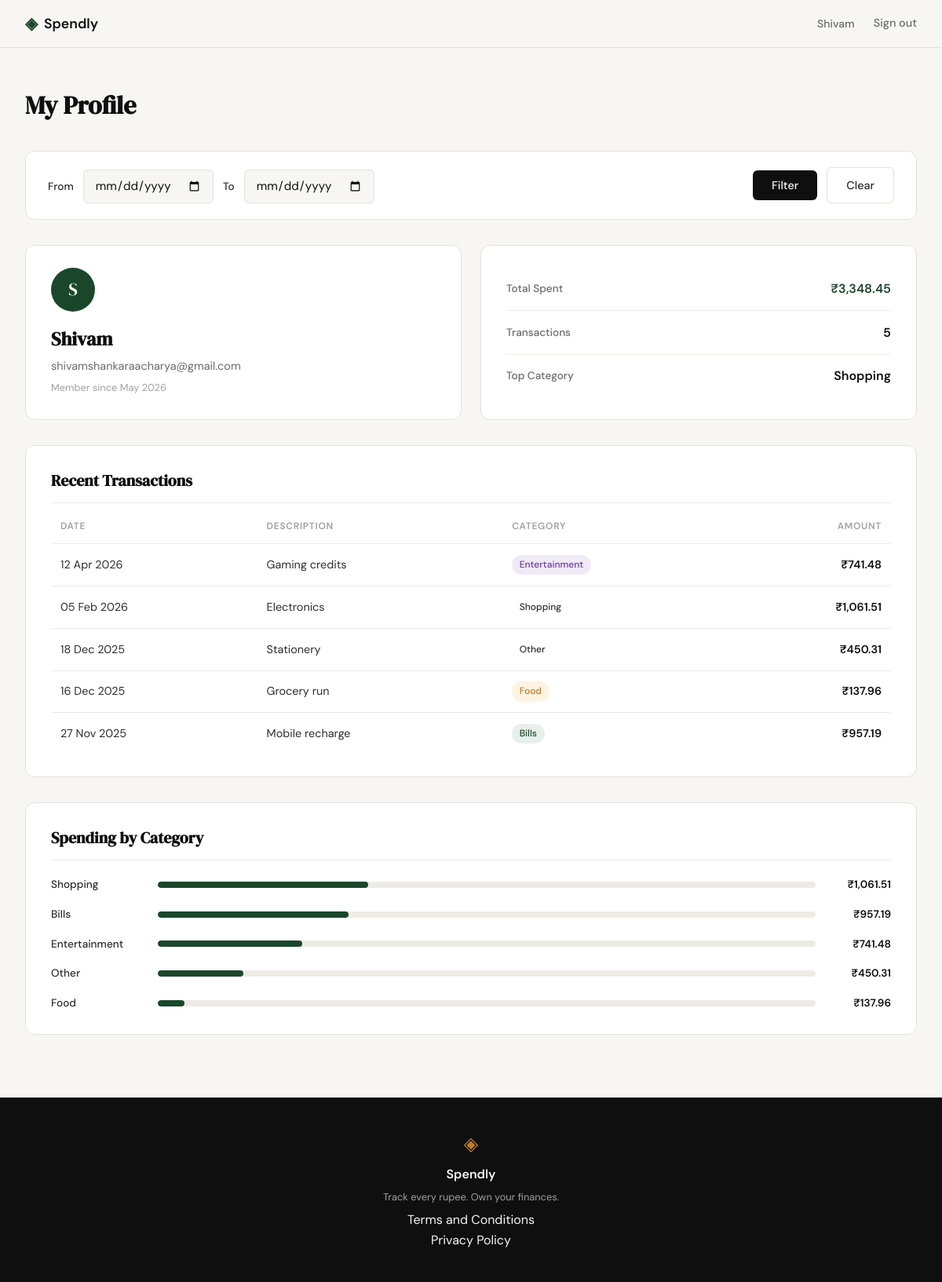
/profile (signed in), run on the app's committed database.
### tables this page shows
CREATE TABLE users (
            id            INTEGER PRIMARY KEY AUTOINCREMENT,
            name          TEXT    NOT NULL,
            email         TEXT    UNIQUE NOT NULL,
            password_hash TEXT    NOT NULL,
            created_at    TEXT    DEFAULT (datetime('now'))
        );

CREATE TABLE expenses (
            id          INTEGER PRIMARY KEY AUTOINCREMENT,
            user_id     INTEGER NOT NULL,
            amount      REAL    NOT NULL,
            category    TEXT    NOT NULL,
            date        TEXT    NOT NULL,
            description TEXT,
            created_at  TEXT    DEFAULT (datetime('now')),
            FOREIGN KEY (user_id) REFERENCES users(id)
        );

### app.py (the view)
@app.route("/profile")
def profile():
    if not session.get("user_id"):
        return redirect(url_for("login"))
    raw_from = request.args.get("from", "").strip()
    raw_to = request.args.get("to", "").strip()
    date_from = date_to = None
    dt_from = dt_to = None
    try:
        if raw_from and raw_to:
            dt_from = datetime.strptime(raw_from, "%Y-%m-%d")
            dt_to = datetime.strptime(raw_to, "%Y-%m-%d")
            if dt_from <= dt_to:
                date_from, date_to = raw_from, raw_to
    except ValueError:
        pass
    filter_label = None
    if date_from and dt_from and dt_to:
        filter_label = dt_from.strftime("%d %b %Y") + " – " + dt_to.strftime("%d %b %Y")
    profile_user = get_user_by_id(session["user_id"])
    stats = get_summary_stats(session["user_id"], date_from=date_from, date_to=date_to)
    transactions = get_recent_transactions(session["user_id"], date_from=date_from, date_to=date_to)
    category_breakdown = get_category_breakdown(session["user_id"], date_from=date_from, date_to=date_to)
    return render_template(
        "profile.html",
        profile_user=profile_user,
        stats=stats,
        transactions=transactions,
        category_breakdown=category_breakdown,
        date_from=date_from,
        date_to=date_to,
        filter_label=filter_label,
    )

### database/db.py (called while the page is built)
def get_db():
    conn = sqlite3.connect(DB_PATH)
    conn.row_factory = sqlite3.Row
    conn.execute("PRAGMA foreign_keys = ON")
    return conn

### database/queries.py (called while the page is built)
def get_user_by_id(user_id):
    db = get_db()
    try:
        row = db.execute(
            "SELECT name, email, created_at FROM users WHERE id = ?",
            (user_id,),
        ).fetchone()
        if row is None:
            return None
        name, email, created_at = row["name"], row["email"], row["created_at"]
        dt = datetime.strptime(created_at, "%Y-%m-%d %H:%M:%S")
        member_since = dt.strftime("%B %Y")
        return {"name": name, "email": email, "member_since": member_since}
    finally:
        db.close()

def _date_filter_clause(user_id, date_from, date_to):
    if date_from and date_to:
        return " AND date BETWEEN ? AND ?", (user_id, date_from, date_to)
    return "", (user_id,)

def get_recent_transactions(user_id, limit=10, date_from=None, date_to=None):
    date_filter, params = _date_filter_clause(user_id, date_from, date_to)
    db = get_db()
    try:
        cursor = db.execute(
            "SELECT date, description, category, amount FROM expenses WHERE user_id = ?" +
            date_filter + " ORDER BY date DESC LIMIT ?",
            params + (limit,),
        )
        rows = cursor.fetchall()
    finally:
        db.close()
    result = []
    for row in rows:
        formatted_date = datetime.strptime(row["date"], "%Y-%m-%d").strftime("%d %b %Y")
        result.append({
            "date": formatted_date,
            "description": row["description"],
            "category": row["category"],
            "amount": f"₹{row['amount']:,.2f}",
        })
    return result

### templates/profile.html (shortened to what this page needs)
{% extends "base.html" %}
{% block content %}
<div class="profile-page">
    <h1 class="profile-page-title">My Profile</h1>
    <div class="date-filter-bar">
        <form class="date-filter-form" method="get" action="{{ url_for('profile') }}">
            <div class="date-filter-fields">
                <label class="date-filter-label" for="from">From</label>
                <input class="date-filter-input form-input" type="date" id="from" name="from"
                       value="{{ date_from or '' }}">
                <label class="date-filter-label" for="to">To</label>
                <input class="date-filter-input form-input" type="date" id="to" name="to"
                       value="{{ date_to or '' }}">
            </div>
            <div class="date-filter-actions">
                <button class="btn-primary date-filter-submit" type="submit">Filter</button>
                <a class="btn-ghost date-filter-clear" href="{{ url_for('profile') }}">Clear</a>
            </div>
        </form>
    </div>
    <div class="profile-top">
        <div class="profile-card">
            <div class="profile-avatar">{{ profile_user.name[0] }}</div>
            <h2 class="profile-name">{{ profile_user.name }}</h2>
            <p class="profile-email">{{ profile_user.email }}</p>
            <p class="profile-since">Member since {{ profile_user.member_since }}</p>
        </div>
        <div class="profile-card">
            <div class="profile-stats">
                <div class="profile-stat">
                    <span class="profile-stat-label">Total Spent</span>
                    <span class="profile-stat-value accent">{{ stats.total_spent }}</span>
                </div>
                <div class="profile-stat">
                    <span class="profile-stat-label">Transactions</span>
                    <span class="profile-stat-value">{{ stats.transaction_count }}</span>
                </div>
                <div class="profile-stat">
                    <span class="profile-stat-label">Top Category</span>
                    <span class="profile-stat-value">{{ stats.top_category }}</span>
                </div>
            </div>
        </div>
    </div>
    <div class="profile-section">
        <h2 class="profile-section-title">Recent Transactions</h2>
        <table class="profile-table">
            <thead>
                <tr>
                    <th>Date</th>
                    <th>Description</th>
                    <th>Category</th>
                    <th>Amount</th>
                </tr>
            </thead>
            <tbody>
                {% for tx in transactions %}
                <tr>
                    <td>{{ tx.date }}</td>
                    <td>{{ tx.description }}</td>
                    <td><span class="badge badge-{{ tx.category | lower }}">{{ tx.category }}</span></td>
                    <td class="amount">{{ tx.amount }}</td>
                </tr>
                {% endfor %}
            </tbody>
        </table>
    </div>
    <div class="profile-section">
        <h2 class="profile-section-title">Spending by Category</h2>
        {% for row in category_breakdown %}
        <div class="breakdown-row">
            <span class="breakdown-label">{{ row.category }}</span>
            <div class="breakdown-track">
                <div class="breakdown-fill" style="--fill-width: {{ row.percent }}%"></div>
            </div>
            <span class="breakdown-amount">{{ row.total }}</span>
        </div>
        {% endfor %}
    </div>
</div>
{% endblock %}

### templates/base.html (shortened to what this page needs)
<!DOCTYPE html>
<html lang="en">
<head>
    <link rel="stylesheet" href="{{ url_for('static', filename='css/style.css') }}">
</head>
<body>
    <nav class="navbar">
        <div class="nav-inner">
            <a href="{{ url_for('landing') }}" class="nav-brand">
                <span class="brand-icon">◈</span>
                <span class="brand-name">Spendly</span>
            </a>
            <div class="nav-links">
                {% if session.get("user_id") %}
                <span class="nav-username">{{ session.get("user_name", "") }}</span>
                <a href="{{ url_for('logout') }}">Sign out</a>
                {% else %}
                <a href="{{ url_for('login') }}">Sign in</a>
                <a href="{{ url_for('register') }}" class="nav-cta">Get started</a>
                {% endif %}
            </div>
        </div>
    </nav>
    <main class="main-content">
        {% block content %}{% endblock %}
    </main>
    <footer class="footer">
        <div class="footer-inner">
            <span class="brand-icon">◈</span>
            <span class="footer-name">Spendly</span>
            <p class="footer-copy">Track every rupee. Own your finances.</p>
            <div class="footer-links">
                <a href="/terms">Terms and Conditions</a><br>
                <a href="/privacy">Privacy Policy</a>
            </div>
        </div>
    </footer>
</body>
</html>

### data on the page
users: get "Shivam", name "S", name "Shivam", email "shivamshankaraacharya@gmail.com"
expenses: top_category "Shopping", date "05 Feb 2026", description "Electronics", category "Shopping", amount "₹1,061.51"
expenses: date "12 Apr 2026", description "Gaming credits", category "Entertainment", amount "₹741.48"
expenses: date "18 Dec 2025", description "Stationery", category "Other", amount "₹450.31"
expenses: date "16 Dec 2025", description "Grocery run", category "Food", amount "₹137.96"
expenses: date "27 Nov 2025", description "Mobile recharge", category "Bills", amount "₹957.19"

### other printed values
{{ profile_user.member_since }} "May 2026"
{{ stats.total_spent }} "₹3,348.45"
{{ stats.transaction_count }} "5"
{{ row.category }} "Shopping" "Bills" "Entertainment" "Other" "Food"
{{ row.total }} "₹1,061.51" "₹957.19" "₹741.48" "₹450.31" "₹137.96"
